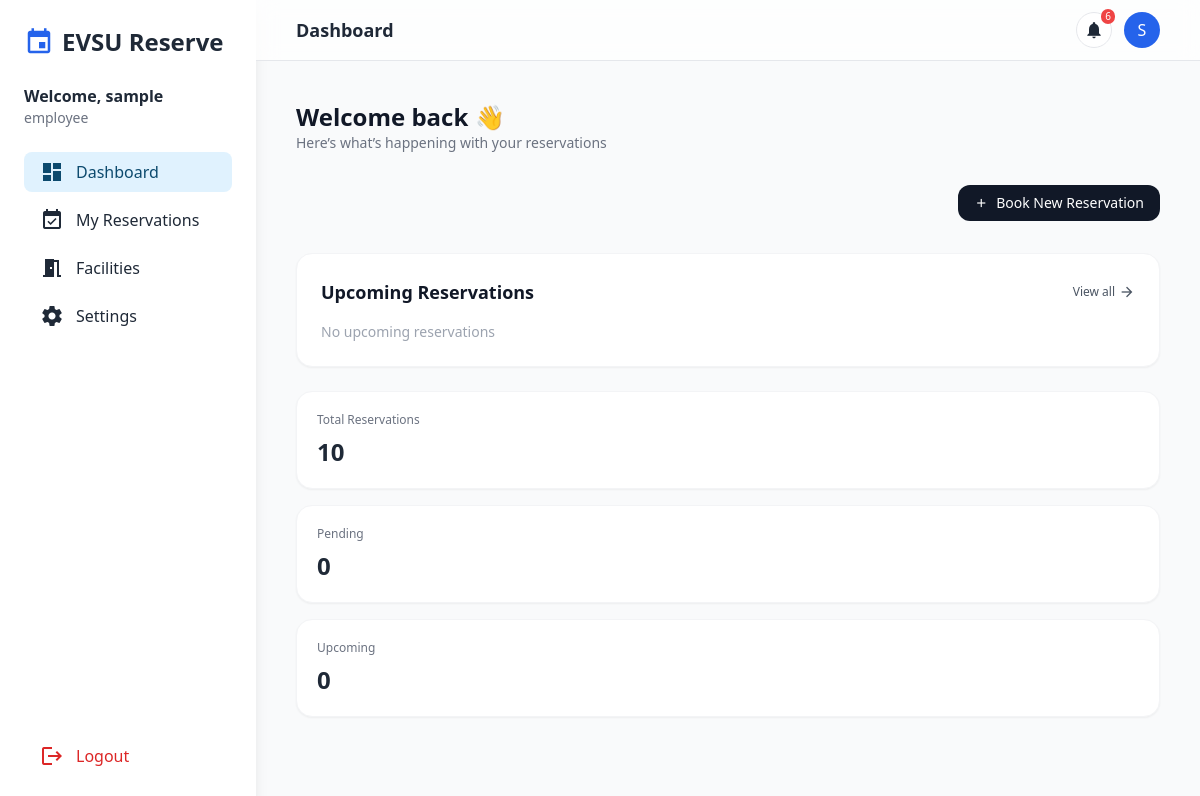
Screenshot of /dashboard/ (signed in) with the database file from the repository.
### core/models.py (models this page shows, shortened)
class User(AbstractUser):
    ROLE_CHOICES = [
        ('admin', 'Admin'),
        ('employee', 'Employee'),
        ('student', 'Student'),
    ]
    role = models.CharField(max_length=10, choices=ROLE_CHOICES, default='employee')
    email = models.EmailField(unique=True)
    groups = models.ManyToManyField(
        Group,
        related_name='custom_user_set',
        blank=True,
        verbose_name='groups'
    )
    user_permissions = models.ManyToManyField(
        Permission,
        related_name='custom_user_set_permissions',
        blank=True,
        verbose_name='user permissions'
    )
    USERNAME_FIELD = 'username'
    REQUIRED_FIELDS = ['email']

### core/views.py (the view)
# urls.py: path('dashboard/', views.user_dashboard, name='user_dashboard'),
@login_required
def user_dashboard(request):
    user = request.user
    today = timezone.now().date()
    reservations = Reservation.objects.filter(user=user)
    upcoming_qs = reservations.filter(
        date__gte=today,
        status='approved'   # optional but recommended
    ).order_by('date', 'start_time')[:5]
    context = {
        'total_reservations': reservations.count(),
        'pending_approvals': reservations.filter(status='pending').count(),
        'upcoming_reservations': reservations.filter(date__gte=today).count(),
        'upcoming_list': [
            {
                'facility': r.facility,
                'date': r.date,
                'status': r.status,
                'time_slot': f"{r.start_time.strftime('%I:%M %p')} - {r.end_time.strftime('%I:%M %p')}",
            }
            for r in upcoming_qs
        ],
        'recent_reservations': [
            {
                'facility': r.facility,
                'date': r.date,
                'status': r.status,
                'time_slot': f"{r.start_time.strftime('%I:%M %p')} - {r.end_time.strftime('%I:%M %p')}",
                'notes': r.notes,
            }
            for r in reservations.order_by('-date', '-start_time')[:5]
        ]
    }
    return render(request, 'user/user_dashboard.html', context)

### core/context_processors.py (called while the page is built)
def notifications(request):
    if request.user.is_authenticated:
        count = Notification.objects.filter(user=request.user, is_read=False).count()
    else:
        count = 0
    return {
        'unread_notifications_count': count
    }

### templates/user/user_dashboard.html (shortened to what this page needs)
{% extends 'user/base.html' %}
{% block content %}
<div class="max-w-7xl mx-auto space-y-8">
    <div>
        <h1 class="text-2xl font-semibold text-gray-900">
            Welcome back 👋
        </h1>
        <p class="text-sm text-gray-500">
            Here’s what’s happening with your reservations
        </p>
    </div>
    <div class="flex justify-end">
        <a href="{% url 'facilities' %}"
           class="flex items-center gap-2 bg-gray-900 text-white px-4 py-2 rounded-xl text-sm hover:bg-gray-800 transition">
            <span class="material-icons text-sm">add</span>
            Book New Reservation
        </a>
    </div>
    <div class="grid grid-cols-1 xl:grid-cols-3 gap-6">
        <div class="xl:col-span-2 bg-white border border-gray-100 rounded-2xl shadow-sm p-6">
            <div class="flex justify-between items-center mb-4">
                <h2 class="text-lg font-semibold text-gray-900">
                    Upcoming Reservations
                </h2>
                <a href="{% url 'my_reservations' %}"
                   class="text-xs text-gray-600 hover:text-gray-900 font-medium transition flex items-center gap-1">
                    View all
                    <span class="material-icons text-base">arrow_forward</span>
                </a>
            </div>
            <div class="space-y-4">
                {% for res in upcoming_list %}
                <div class="flex items-center justify-between p-4 rounded-xl border border-gray-100 hover:bg-gray-50 transition">
                    <div>
                        <p class="font-medium text-gray-800">
                            {{ res.facility.name }}
                        </p>
                        <p class="text-xs text-gray-500">
                            {{ res.date }} • {{ res.time_slot }}
                        </p>
                    </div>
                    <span class="text-xs px-3 py-1 rounded-full bg-green-50 text-green-600">
                        Approved
                    </span>
                </div>
                {% empty %}
                <p class="text-sm text-gray-400">No upcoming reservations</p>
                {% endfor %}
            </div>
        </div>
        <div class="space-y-4">
            <div class="bg-white border border-gray-100 rounded-2xl p-5 shadow-sm">
                <p class="text-xs text-gray-500">Total Reservations</p>
                <p class="text-2xl font-semibold mt-2">{{ total_reservations }}</p>
            </div>
            <div class="bg-white border border-gray-100 rounded-2xl p-5 shadow-sm">
                <p class="text-xs text-gray-500">Pending</p>
                <p class="text-2xl font-semibold mt-2">{{ pending_approvals }}</p>
            </div>
            <div class="bg-white border border-gray-100 rounded-2xl p-5 shadow-sm">
                <p class="text-xs text-gray-500">Upcoming</p>
                <p class="text-2xl font-semibold mt-2">{{ upcoming_reservations }}</p>
            </div>
        </div>
    </div>
</div>
{% endblock %}

### templates/user/base.html (shortened to what this page needs)
<!DOCTYPE html>
<html lang="en">
<head>
<script src="https://cdn.tailwindcss.com"></script>
</head>
<body class="font-sans text-gray-800 flex">
<aside class="hidden md:flex flex-col w-64 h-screen bg-white shadow-lg sticky top-0">
    <div class="p-6 flex flex-col h-full">
        <div class="mb-6 flex items-center gap-2">
            <span class="material-icons text-3xl text-blue-600">event</span>
            <h1 class="text-2xl font-bold">EVSU Reserve</h1>
        </div>
        <div class="mb-6">
            <p class="font-semibold">Welcome, {{ request.user.username }}</p>
            <p class="text-sm text-gray-500">{{ request.user.role }}</p>
        </div>
        <nav class="flex-1 space-y-2">
            <a href="{% url 'user_dashboard' %}" class="flex items-center gap-3 px-4 py-2 rounded-lg hover:bg-gray-100 {% if request.resolver_match.url_name == 'user_dashboard' %}active{% endif %}">
                <span class="material-icons">dashboard</span> Dashboard
            </a>
            <a href="{% url 'my_reservations' %}" class="flex items-center gap-3 px-4 py-2 rounded-lg hover:bg-gray-100 {% if request.resolver_match.url_name == 'my_reservations' %}active{% endif %}">
                <span class="material-icons">event_available</span> My Reservations
            </a>
            <a href="{% url 'facilities' %}" class="flex items-center gap-3 px-4 py-2 rounded-lg hover:bg-gray-100">
                <span class="material-icons">meeting_room</span> Facilities
            </a>
            <a href="#" class="flex items-center gap-3 px-4 py-2 rounded-lg hover:bg-gray-100">
                <span class="material-icons">settings</span> Settings
            </a>
        </nav>
        <button onclick="openLogoutModal()" class="mt-auto flex items-center gap-3 px-4 py-2 rounded-lg hover:bg-red-50 text-red-600">
            <span class="material-icons">logout</span> Logout
        </button>
    </div>
</aside>
<div class="flex-1 flex flex-col min-h-screen">
    <header class="sticky top-0 z-40 bg-white/70 border-b px-4 md:px-10 py-3 flex justify-between items-center">
        <h2 class="text-lg font-semibold text-gray-800">Dashboard</h2>
        <div class="flex items-center gap-3 relative">
            <button id="notifBtn" class="relative w-9 h-9 rounded-full bg-white border flex items-center justify-center">
                <span class="material-icons text-[20px]">notifications</span>
                {% if unread_notifications_count > 0 %}
                <span class="absolute -top-1 -right-1 text-[10px] bg-red-500 text-white rounded-full px-1">
                    {{ unread_notifications_count }}
                </span>
                {% endif %}
            </button>
            <div class="relative">
                <button id="profileBtn">
                    <div class="w-9 h-9 bg-blue-600 text-white rounded-full flex items-center justify-center">
                        {{ request.user.username|slice:":1"|upper }}
                    </div>
                </button>
            </div>
        </div>
    </header>
    <main class="flex-1 p-6 md:p-10 pb-[5rem]">
        {% block content %}{% endblock %}
    </main>
</div>
</body>
</html>

### templates/user/base.html (style rules this page uses)
body { background-color: #f9fafb; }
aside a.active { background-color: #e0f2fe; color: #0c4a6e; font-weight: 500; }
header { backdrop-filter: blur(10px); }

### rows the page displays
User: user.username "sample", user.role "employee", user.username "S"

### other values shown
{{ unread_notifications_count }} "6"
{{ total_reservations }} "10"
{{ pending_approvals }} "0"
{{ upcoming_reservations }} "0"
